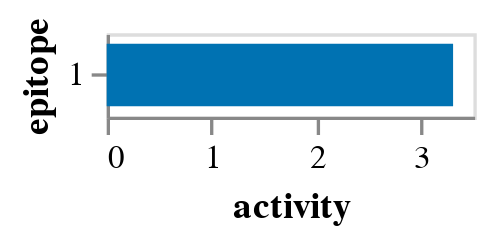

Write notebook code for a chart like this one.
### Markdown cell above
Epitope activities:

### Code cell
model.activity_wt_barplot()

### Figure 1 — Vega-Lite specification as saved in the notebook (floating-point values rounded to 4 significant figures)
{"config": {"view": {"continuousWidth": 300, "continuousHeight": 300}, "axis": {"grid": false}}, "data": {"name": "data-c6453d90c1b40d6f6ce2f37abb5df20d"}, "mark": {"type": "bar", "size": 18.75}, "encoding": {"color": {"field": "epitope", "legend": null, "scale": {"domain": ["1"], "range": ["#0072B2"]}, "type": "nominal"}, "tooltip": [{"field": "epitope", "type": "nominal"}, {"field": "activity", "format": ".2f", "type": "quantitative"}], "x": {"field": "activity", "title": "activity", "type": "quantitative"}, "y": {"field": "epitope", "sort": ["1"], "type": "nominal"}}, "height": {"step": 25}, "width": 110, "$schema": "https://vega.github.io/schema/vega-lite/v5.2.0.json", "datasets": {"data-c6453d90c1b40d6f6ce2f37abb5df20d": [{"epitope": "1", "activity": 3.306}]}}
